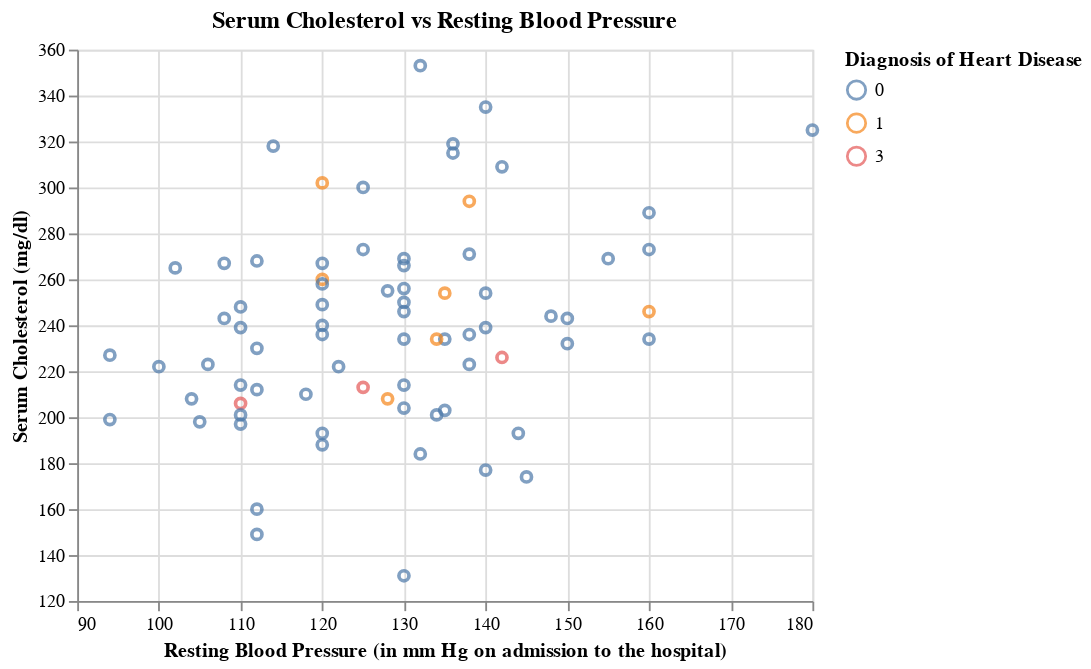

Here is the notebook cell this chart was saved with:
### Markdown cell above
There are no clear trends in Maximum Heart Rate Achieved and Age that can be seen through the plot above. However, if a patient falls within the range of ages 50 to 65 and a Maximum heart rate of 100 to 160, they should be aware that they have a higher risk of possessing heart disease. As discussed in previous analyses, patients of ages 50 to 55 seem to have higher risk of heart disease.

### Code cell
plot4=alt.Chart(heart_test_predictions).mark_point().encode(
    x=alt.X("trestbps",title = "Resting Blood Pressure (in mm Hg on admission to the hospital)", scale=alt.Scale(zero=False)),
    y=alt.Y("chol",title = "Serum Cholesterol (mg/dl)", scale=alt.Scale(zero=False)),
    color=alt.Color("predicted:N",title = "Diagnosis of Heart Disease")
).properties(title="Serum Cholesterol vs Resting Blood Pressure")
plot4

### Figure 1 — Vega-Lite specification as saved in the notebook (floating-point values rounded to 4 significant figures)
{"config": {"view": {"continuousWidth": 400, "continuousHeight": 300}}, "data": {"name": "data-126e00955e0362e263d044f6f4608d0d"}, "mark": "point", "encoding": {"color": {"field": "predicted", "title": "Diagnosis of Heart Disease", "type": "nominal"}, "x": {"field": "trestbps", "scale": {"zero": false}, "title": "Resting Blood Pressure (in mm Hg on admission to the hospital)", "type": "quantitative"}, "y": {"field": "chol", "scale": {"zero": false}, "title": "Serum Cholesterol (mg/dl)", "type": "quantitative"}}, "title": "Serum Cholesterol vs Resting Blood Pressure", "$schema": "https://vega.github.io/schema/vega-lite/v4.17.0.json", "datasets": {"data-126e00955e0362e263d044f6f4608d0d": [{"age": 65, "sex": 1, "cp": 4, "trestbps": 110, "chol": 248, "fbs": 0, "restecg": 2, "thalach": 158, "exang": 0, "oldpeak": 0.6, "slope": 1, "ca": 2.0, "thal": 6.0, "num": 1, "predicted": 0}, {"age": 39, "sex": 0, "cp": 3, "trestbps": 94, "chol": 199, "fbs": 0, "restecg": 0, "thalach": 179, "exang": 0, "oldpeak": 0.0, "slope": 1, "ca": 0.0, "thal": 3.0, "num": 0, "predicted": 0}, {"age": 64, "sex": 1, "cp": 3, "trestbps": 140, "chol": 335, "fbs": 0, "restecg": 0, "thalach": 158, "exang": 0, "oldpeak": 0.0, "slope": 1, "ca": 0.0, "thal": 3.0, "num": 1, "predicted": 0}, {"age": 52, "sex": 1, "cp": 4, "trestbps": 128, "chol": 255, "fbs": 0, "restecg": 0, "thalach": 161, "exang": 1, "oldpeak": 0.0, "slope": 1, "ca": 1.0, "thal": 7.0, "num": 1, "predicted": 0}, {"age": 58, "sex": 1, "cp": 4, "trestbps": 125, "chol": 300, "fbs": 0, "restecg": 2, "thalach": 171, "exang": 0, "oldpeak": 0.0, "slope": 1, "ca": 2.0, "thal": 7.0, "num": 1, "predicted": 0}, {"age": 47, "sex": 1, "cp": 3, "trestbps": 108, "chol": 243, "fbs": 0, "restecg": 0, "thalach": 152, "exang": 0, "oldpeak": 0.0, "slope": 1, "ca": 0.0, "thal": 3.0, "num": 1, "predicted": 0}, {"age": 56, "sex": 1, "cp": 2, "trestbps": 120, "chol": 236, "fbs": 0, "restecg": 0, "thalach": 178, "exang": 0, "oldpeak": 0.8, "slope": 1, "ca": 0.0, "thal": 3.0, "num": 0, "predicted": 0}, {"age": 34, "sex": 0, "cp": 2, "trestbps": 118, "chol": 210, "fbs": 0, "restecg": 0, "thalach": 192, "exang": 0, "oldpeak": 0.7, "slope": 1, "ca": 0.0, "thal": 3.0, "num": 0, "predicted": 0}, {"age": 55, "sex": 1, "cp": 4, "trestbps": 132, "chol": 353, "fbs": 0, "restecg": 0, "thalach": 132, "exang": 1, "oldpeak": 1.2, "slope": 2, "ca": 1.0, "thal": 7.0, "num": 3, "predicted": 0}, {"age": 59, "sex": 1, "cp": 1, "trestbps": 160, "chol": 273, "fbs": 0, "restecg": 2, "thalach": 125, "exang": 0, "oldpeak": 0.0, "slope": 1, "ca": 0.0, "thal": 3.0, "num": 1, "predicted": 0}, {"age": 62, "sex": 1, "cp": 4, "trestbps": 120, "chol": 267, "fbs": 0, "restecg": 0, "thalach": 99, "exang": 1, "oldpeak": 1.8, "slope": 2, "ca": 2.0, "thal": 7.0, "num": 1, "predicted": 0}, {"age": 41, "sex": 0, "cp": 3, "trestbps": 112, "chol": 268, "fbs": 0, "restecg": 2, "thalach": 172, "exang": 1, "oldpeak": 0.0, "slope": 1, "ca": 0.0, "thal": 3.0, "num": 0, "predicted": 0}, {"age": 53, "sex": 1, "cp": 4, "trestbps": 142, "chol": 226, "fbs": 0, "restecg": 2, "thalach": 111, "exang": 1, "oldpeak": 0.0, "slope": 1, "ca": 0.0, "thal": 7.0, "num": 0, "predicted": 3}, {"age": 70, "sex": 1, "cp": 4, "trestbps": 145, "chol": 174, "fbs": 0, "restecg": 0, "thalach": 125, "exang": 1, "oldpeak": 2.6, "slope": 3, "ca": 0.0, "thal": 7.0, "num": 4, "predicted": 0}, {"age": 52, "sex": 1, "cp": 3, "trestbps": 138, "chol": 223, "fbs": 0, "restecg": 0, "thalach": 169, "exang": 0, "oldpeak": 0.0, "slope": 1, "ca": null, "thal": 3.0, "num": 0, "predicted": 0}, {"age": 58, "sex": 0, "cp": 2, "trestbps": 136, "chol": 319, "fbs": 1, "restecg": 2, "thalach": 152, "exang": 0, "oldpeak": 0.0, "slope": 1, "ca": 2.0, "thal": 3.0, "num": 3, "predicted": 0}, {"age": 41, "sex": 0, "cp": 2, "trestbps": 105, "chol": 198, "fbs": 0, "restecg": 0, "thalach": 168, "exang": 0, "oldpeak": 0.0, "slope": 1, "ca": 1.0, "thal": 3.0, "num": 0, "predicted": 0}, {"age": 67, "sex": 0, "cp": 4, "trestbps": 106, "chol": 223, "fbs": 0, "restecg": 0, "thalach": 142, "exang": 0, "oldpeak": 0.3, "slope": 1, "ca": 2.0, "thal": 3.0, "num": 0, "predicted": 0}, {"age": 52, "sex": 1, "cp": 2, "trestbps": 134, "chol": 201, "fbs": 0, "restecg": 0, "thalach": 158, "exang": 0, "oldpeak": 0.8, "slope": 1, "ca": 1.0, "thal": 3.0, "num": 0, "predicted": 0}, {"age": 51, "sex": 1, "cp": 3, "trestbps": 94, "chol": 227, "fbs": 0, "restecg": 0, "thalach": 154, "exang": 1, "oldpeak": 0.0, "slope": 1, "ca": 1.0, "thal": 7.0, "num": 0, "predicted": 0}, {"age": 29, "sex": 1, "cp": 2, "trestbps": 130, "chol": 204, "fbs": 0, "restecg": 2, "thalach": 202, "exang": 0, "oldpeak": 0.0, "slope": 1, "ca": 0.0, "thal": 3.0, "num": 0, "predicted": 0}, {"age": 61, "sex": 1, "cp": 4, "trestbps": 120, "chol": 260, "fbs": 0, "restecg": 0, "thalach": 140, "exang": 1, "oldpeak": 3.6, "slope": 2, "ca": 1.0, "thal": 7.0, "num": 2, "predicted": 1}, {"age": 54, "sex": 1, "cp": 4, "trestbps": 110, "chol": 239, "fbs": 0, "restecg": 0, "thalach": 126, "exang": 1, "oldpeak": 2.8, "slope": 2, "ca": 1.0, "thal": 7.0, "num": 3, "predicted": 0}, {"age": 59, "sex": 1, "cp": 4, "trestbps": 140, "chol": 177, "fbs": 0, "restecg": 0, "thalach": 162, "exang": 1, "oldpeak": 0.0, "slope": 1, "ca": 1.0, "thal": 7.0, "num": 2, "predicted": 0}, {"age": 54, "sex": 1, "cp": 3, "trestbps": 150, "chol": 232, "fbs": 0, "restecg": 2, "thalach": 165, "exang": 0, "oldpeak": 1.6, "slope": 1, "ca": 0.0, "thal": 7.0, "num": 0, "predicted": 0}, {"age": 51, "sex": 1, "cp": 1, "trestbps": 125, "chol": 213, "fbs": 0, "restecg": 2, "thalach": 125, "exang": 1, "oldpeak": 1.4, "slope": 1, "ca": 1.0, "thal": 3.0, "num": 0, "predicted": 3}, {"age": 64, "sex": 0, "cp": 4, "trestbps": 180, "chol": 325, "fbs": 0, "restecg": 0, "thalach": 154, "exang": 1, "oldpeak": 0.0, "slope": 1, "ca": 0.0, "thal": 3.0, "num": 0, "predicted": 0}, {"age": 69, "sex": 1, "cp": 3, "trestbps": 140, "chol": 254, "fbs": 0, "restecg": 2, "thalach": 146, "exang": 0, "oldpeak": 2.0, "slope": 2, "ca": 3.0, "thal": 7.0, "num": 2, "predicted": 0}, {"age": 54, "sex": 1, "cp": 4, "trestbps": 140, "chol": 239, "fbs": 0, "restecg": 0, "thalach": 160, "exang": 0, "oldpeak": 1.2, "slope": 1, "ca": 0.0, "thal": 3.0, "num": 0, "predicted": 0}, {"age": 55, "sex": 1, "cp": 4, "trestbps": 160, "chol": 289, "fbs": 0, "restecg": 2, "thalach": 145, "exang": 1, "oldpeak": 0.8, "slope": 2, "ca": 1.0, "thal": 7.0, "num": 4, "predicted": 0}, {"age": 48, "sex": 1, "cp": 4, "trestbps": 122, "chol": 222, "fbs": 0, "restecg": 2, "thalach": 186, "exang": 0, "oldpeak": 0.0, "slope": 1, "ca": 0.0, "thal": 3.0, "num": 0, "predicted": 0}, {"age": 42, "sex": 0, "cp": 4, "trestbps": 102, "chol": 265, "fbs": 0, "restecg": 2, "thalach": 122, "exang": 0, "oldpeak": 0.6, "slope": 2, "ca": 0.0, "thal": 3.0, "num": 0, "predicted": 0}, {"age": 66, "sex": 1, "cp": 2, "trestbps": 160, "chol": 246, "fbs": 0, "restecg": 0, "thalach": 120, "exang": 1, "oldpeak": 0.0, "slope": 2, "ca": 3.0, "thal": 6.0, "num": 2, "predicted": 1}, {"age": 66, "sex": 1, "cp": 4, "trestbps": 120, "chol": 302, "fbs": 0, "restecg": 2, "thalach": 151, "exang": 0, "oldpeak": 0.4, "slope": 2, "ca": 0.0, "thal": 3.0, "num": 0, "predicted": 1}, {"age": 57, "sex": 1, "cp": 4, "trestbps": 130, "chol": 131, "fbs": 0, "restecg": 0, "thalach": 115, "exang": 1, "oldpeak": 1.2, "slope": 2, "ca": 1.0, "thal": 7.0, "num": 3, "predicted": 0}, {"age": 71, "sex": 0, "cp": 4, "trestbps": 112, "chol": 149, "fbs": 0, "restecg": 0, "thalach": 125, "exang": 0, "oldpeak": 1.6, "slope": 2, "ca": 0.0, "thal": 3.0, "num": 0, "predicted": 0}, {"age": 53, "sex": 1, "cp": 3, "trestbps": 130, "chol": 246, "fbs": 1, "restecg": 2, "thalach": 173, "exang": 0, "oldpeak": 0.0, "slope": 1, "ca": 3.0, "thal": 3.0, "num": 0, "predicted": 0}, {"age": 44, "sex": 1, "cp": 4, "trestbps": 110, "chol": 197, "fbs": 0, "restecg": 2, "thalach": 177, "exang": 0, "oldpeak": 0.0, "slope": 1, "ca": 1.0, "thal": 3.0, "num": 1, "predicted": 0}, {"age": 59, "sex": 1, "cp": 4, "trestbps": 135, "chol": 234, "fbs": 0, "restecg": 0, "thalach": 161, "exang": 0, "oldpeak": 0.5, "slope": 2, "ca": 0.0, "thal": 7.0, "num": 0, "predicted": 0}, {"age": 61, "sex": 1, "cp": 1, "trestbps": 134, "chol": 234, "fbs": 0, "restecg": 0, "thalach": 145, "exang": 0, "oldpeak": 2.6, "slope": 2, "ca": 2.0, "thal": 3.0, "num": 2, "predicted": 1}, {"age": 62, "sex": 1, "cp": 2, "trestbps": 128, "chol": 208, "fbs": 1, "restecg": 2, "thalach": 140, "exang": 0, "oldpeak": 0.0, "slope": 1, "ca": 0.0, "thal": 3.0, "num": 0, "predicted": 1}, {"age": 37, "sex": 1, "cp": 3, "trestbps": 130, "chol": 250, "fbs": 0, "restecg": 0, "thalach": 187, "exang": 0, "oldpeak": 3.5, "slope": 3, "ca": 0.0, "thal": 3.0, "num": 0, "predicted": 0}, {"age": 54, "sex": 1, "cp": 4, "trestbps": 120, "chol": 188, "fbs": 0, "restecg": 0, "thalach": 113, "exang": 0, "oldpeak": 1.4, "slope": 2, "ca": 1.0, "thal": 7.0, "num": 2, "predicted": 0}, {"age": 42, "sex": 1, "cp": 1, "trestbps": 148, "chol": 244, "fbs": 0, "restecg": 2, "thalach": 178, "exang": 0, "oldpeak": 0.8, "slope": 1, "ca": 2.0, "thal": 3.0, "num": 0, "predicted": 0}, {"age": 54, "sex": 1, "cp": 3, "trestbps": 125, "chol": 273, "fbs": 0, "restecg": 2, "thalach": 152, "exang": 0, "oldpeak": 0.5, "slope": 3, "ca": 1.0, "thal": 3.0, "num": 0, "predicted": 0}, {"age": 49, "sex": 0, "cp": 4, "trestbps": 130, "chol": 269, "fbs": 0, "restecg": 0, "thalach": 163, "exang": 0, "oldpeak": 0.0, "slope": 1, "ca": 0.0, "thal": 3.0, "num": 0, "predicted": 0}, {"age": 45, "sex": 0, "cp": 2, "trestbps": 130, "chol": 234, "fbs": 0, "restecg": 2, "thalach": 175, "exang": 0, "oldpeak": 0.6, "slope": 2, "ca": 0.0, "thal": 3.0, "num": 0, "predicted": 0}, {"age": 45, "sex": 1, "cp": 4, "trestbps": 142, "chol": 309, "fbs": 0, "restecg": 2, "thalach": 147, "exang": 1, "oldpeak": 0.0, "slope": 2, "ca": 3.0, "thal": 7.0, "num": 3, "predicted": 0}, {"age": 66, "sex": 1, "cp": 4, "trestbps": 112, "chol": 212, "fbs": 0, "restecg": 2, "thalach": 132, "exang": 1, "oldpeak": 0.1, "slope": 1, "ca": 1.0, "thal": 3.0, "num": 2, "predicted": 0}, {"age": 42, "sex": 1, "cp": 3, "trestbps": 120, "chol": 240, "fbs": 1, "restecg": 0, "thalach": 194, "exang": 0, "oldpeak": 0.8, "slope": 3, "ca": 0.0, "thal": 7.0, "num": 0, "predicted": 0}, {"age": 45, "sex": 0, "cp": 4, "trestbps": 138, "chol": 236, "fbs": 0, "restecg": 2, "thalach": 152, "exang": 1, "oldpeak": 0.2, "slope": 2, "ca": 0.0, "thal": 3.0, "num": 0, "predicted": 0}, {"age": 68, "sex": 1, "cp": 4, "trestbps": 144, "chol": 193, "fbs": 1, "restecg": 0, "thalach": 141, "exang": 0, "oldpeak": 3.4, "slope": 2, "ca": 2.0, "thal": 7.0, "num": 2, "predicted": 0}, {"age": 69, "sex": 1, "cp": 1, "trestbps": 160, "chol": 234, "fbs": 1, "restecg": 2, "thalach": 131, "exang": 0, "oldpeak": 0.1, "slope": 2, "ca": 1.0, "thal": 3.0, "num": 0, "predicted": 0}, {"age": 54, "sex": 0, "cp": 3, "trestbps": 110, "chol": 214, "fbs": 0, "restecg": 0, "thalach": 158, "exang": 0, "oldpeak": 1.6, "slope": 2, "ca": 0.0, "thal": 3.0, "num": 0, "predicted": 0}, {"age": 41, "sex": 1, "cp": 3, "trestbps": 130, "chol": 214, "fbs": 0, "restecg": 2, "thalach": 168, "exang": 0, "oldpeak": 2.0, "slope": 2, "ca": 0.0, "thal": 3.0, "num": 0, "predicted": 0}, {"age": 58, "sex": 1, "cp": 3, "trestbps": 112, "chol": 230, "fbs": 0, "restecg": 2, "thalach": 165, "exang": 0, "oldpeak": 2.5, "slope": 2, "ca": 1.0, "thal": 7.0, "num": 4, "predicted": 0}, {"age": 58, "sex": 1, "cp": 4, "trestbps": 114, "chol": 318, "fbs": 0, "restecg": 1, "thalach": 140, "exang": 0, "oldpeak": 4.4, "slope": 3, "ca": 3.0, "thal": 6.0, "num": 4, "predicted": 0}, {"age": 65, "sex": 0, "cp": 3, "trestbps": 155, "chol": 269, "fbs": 0, "restecg": 0, "thalach": 148, "exang": 0, "oldpeak": 0.8, "slope": 1, "ca": 0.0, "thal": 3.0, "num": 0, "predicted": 0}, {"age": 50, "sex": 1, "cp": 4, "trestbps": 150, "chol": 243, "fbs": 0, "restecg": 2, "thalach": 128, "exang": 0, "oldpeak": 2.6, "slope": 2, "ca": 0.0, "thal": 7.0, "num": 4, "predicted": 0}, {"age": 54, "sex": 1, "cp": 3, "trestbps": 120, "chol": 258, "fbs": 0, "restecg": 2, "thalach": 147, "exang": 0, "oldpeak": 0.4, "slope": 2, "ca": 0.0, "thal": 7.0, "num": 0, "predicted": 0}, {"age": 54, "sex": 1, "cp": 4, "trestbps": 110, "chol": 206, "fbs": 0, "restecg": 2, "thalach": 108, "exang": 1, "oldpeak": 0.0, "slope": 2, "ca": 1.0, "thal": 3.0, "num": 3, "predicted": 3}, {"age": 49, "sex": 1, "cp": 2, "trestbps": 130, "chol": 266, "fbs": 0, "restecg": 0, "thalach": 171, "exang": 0, "oldpeak": 0.6, "slope": 1, "ca": 0.0, "thal": 3.0, "num": 0, "predicted": 0}, {"age": 54, "sex": 0, "cp": 3, "trestbps": 108, "chol": 267, "fbs": 0, "restecg": 2, "thalach": 167, "exang": 0, "oldpeak": 0.0, "slope": 1, "ca": 0.0, "thal": 3.0, "num": 0, "predicted": 0}, {"age": 59, "sex": 1, "cp": 4, "trestbps": 138, "chol": 271, "fbs": 0, "restecg": 2, "thalach": 182, "exang": 0, "oldpeak": 0.0, "slope": 1, "ca": 0.0, "thal": 3.0, "num": 0, "predicted": 0}, {"age": 45, "sex": 1, "cp": 4, "trestbps": 104, "chol": 208, "fbs": 0, "restecg": 2, "thalach": 148, "exang": 1, "oldpeak": 3.0, "slope": 2, "ca": 0.0, "thal": 3.0, "num": 0, "predicted": 0}, {"age": 62, "sex": 0, "cp": 4, "trestbps": 138, "chol": 294, "fbs": 1, "restecg": 0, "thalach": 106, "exang": 0, "oldpeak": 1.9, "slope": 2, "ca": 3.0, "thal": 3.0, "num": 2, "predicted": 1}, {"age": 56, "sex": 1, "cp": 4, "trestbps": 132, "chol": 184, "fbs": 0, "restecg": 2, "thalach": 105, "exang": 1, "oldpeak": 2.1, "slope": 2, "ca": 1.0, "thal": 6.0, "num": 1, "predicted": 0}, {"age": 42, "sex": 1, "cp": 4, "trestbps": 136, "chol": 315, "fbs": 0, "restecg": 0, "thalach": 125, "exang": 1, "oldpeak": 1.8, "slope": 2, "ca": 0.0, "thal": 6.0, "num": 2, "predicted": 0}, {"age": 65, "sex": 1, "cp": 4, "trestbps": 135, "chol": 254, "fbs": 0, "restecg": 2, "thalach": 127, "exang": 0, "oldpeak": 2.8, "slope": 2, "ca": 1.0, "thal": 7.0, "num": 2, "predicted": 1}, {"age": 46, "sex": 1, "cp": 4, "trestbps": 120, "chol": 249, "fbs": 0, "restecg": 2, "thalach": 144, "exang": 0, "oldpeak": 0.8, "slope": 1, "ca": 0.0, "thal": 7.0, "num": 1, "predicted": 0}, {"age": 57, "sex": 1, "cp": 4, "trestbps": 110, "chol": 201, "fbs": 0, "restecg": 0, "thalach": 126, "exang": 1, "oldpeak": 1.5, "slope": 2, "ca": 0.0, "thal": 6.0, "num": 0, "predicted": 0}, {"age": 51, "sex": 0, "cp": 3, "trestbps": 130, "chol": 256, "fbs": 0, "restecg": 2, "thalach": 149, "exang": 0, "oldpeak": 0.5, "slope": 1, "ca": 0.0, "thal": 3.0, "num": 0, "predicted": 0}, {"age": 56, "sex": 1, "cp": 1, "trestbps": 120, "chol": 193, "fbs": 0, "restecg": 2, "thalach": 162, "exang": 0, "oldpeak": 1.9, "slope": 2, "ca": 0.0, "thal": 7.0, "num": 0, "predicted": 0}, {"age": 45, "sex": 0, "cp": 2, "trestbps": 112, "chol": 160, "fbs": 0, "restecg": 0, "thalach": 138, "exang": 0, "oldpeak": 0.0, "slope": 2, "ca": 0.0, "thal": 3.0, "num": 0, "predicted": 0}, {"age": 41, "sex": 1, "cp": 2, "trestbps": 135, "chol": 203, "fbs": 0, "restecg": 0, "thalach": 132, "exang": 0, "oldpeak": 0.0, "slope": 2, "ca": 0.0, "thal": 6.0, "num": 0, "predicted": 0}, {"age": 51, "sex": 1, "cp": 3, "trestbps": 100, "chol": 222, "fbs": 0, "restecg": 0, "thalach": 143, "exang": 1, "oldpeak": 1.2, "slope": 2, "ca": 0.0, "thal": 3.0, "num": 0, "predicted": 0}]}}
